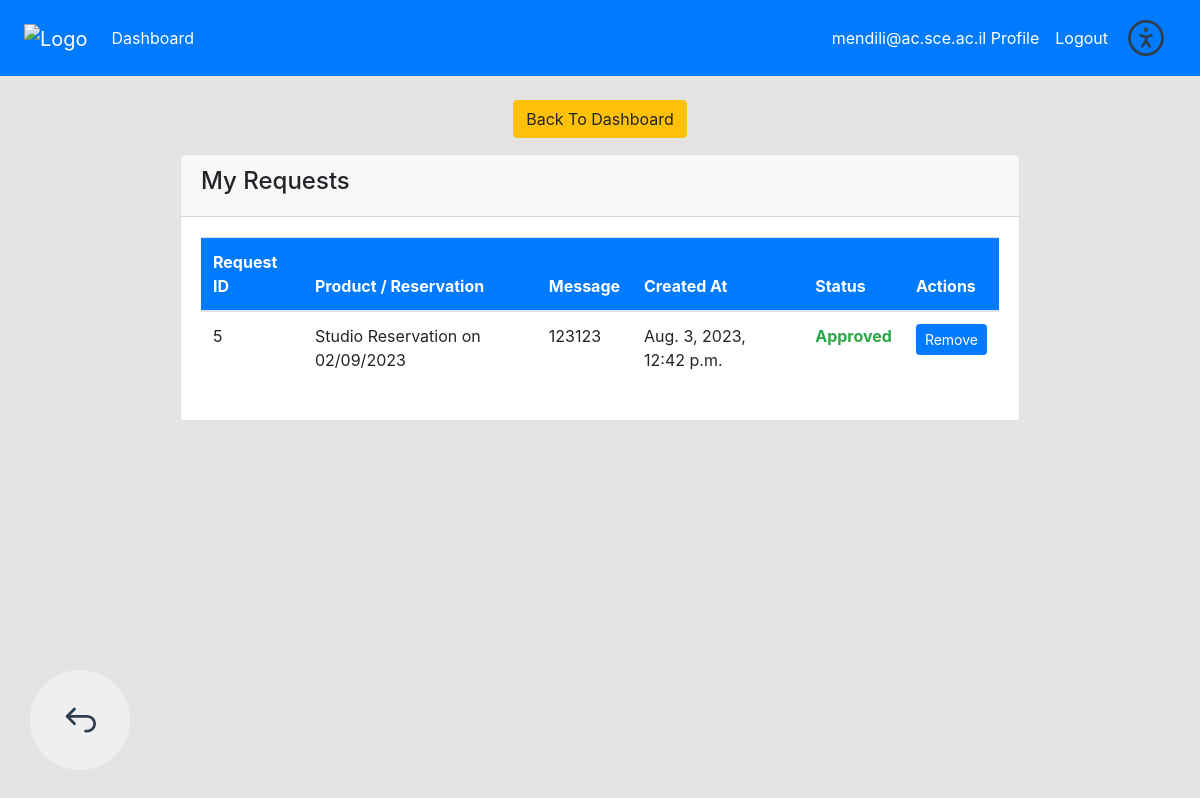
/view_request_student/ (signed in), run on the app's committed database.
### dashboard/models.py (models this page shows, shortened)
class Reservation(models.Model):
    customer = models.ForeignKey(User, on_delete=models.CASCADE)
    date = models.DateField()
    message = models.TextField()
    created_at = models.DateTimeField(auto_now_add=True)
    status = models.CharField(max_length=10, choices=(('Pending', 'Pending'), ('Approved', 'Approved'), ('Denied', 'Denied'),('Finished', 'Finished')), default='Pending')
    is_visible_to_manager = models.BooleanField(default=True)
    is_visible_to_student = models.BooleanField(default=True)

### dashboard/views.py (the view)
# urls.py: path('view_request_student/', views.view_request_student, name='view_request_student'),
def view_request_student(request):
    messages = Message.objects.filter(customer=request.user)  # Filter messages by the current user
    reservations = Reservation.objects.filter(customer=request.user)
    return render(request, 'dashboard/view_request_student.html', {'messages': messages, 'reservations': reservations})

### dashboard/context_processors.py (called while the page is built)
def message_count(request):
    from .models import Message, Reservation
    messages = Message.objects.filter(status='Pending').count()
    reservations = Reservation.objects.filter(status='Pending').count()
    return {'message_count': messages, 'reservation_count': reservations}

### templates/dashboard/view_request_student.html (shortened to what this page needs)
{% extends 'partials/base.html' %}
{% load crispy_forms_tags %}
{% block content %}
<div class="col-md-9 my-4 mx-auto">
    <div class="d-flex justify-content-center mb-3">
      <form method="POST">
        <a class="btn btn-warning" href="{% url 'dashboard-index' %}">Back To Dashboard</a>
      </form>
    </div>
<div class="container-fluid">
    <div class="card">
        <div class="card-header">
            <h4>My Requests</h4>
        </div>
        <div class="card-body">
            {% if messages or reservations %}
                <table class="table bg-white">
                    <thead class="bg-primary text-white">
                        <tr>
                            <th scope="col">Request ID</th>
                            <th scope="col">Product / Reservation</th>
                            <th scope="col">Message</th>
                            <th scope="col">Created At</th>
                            <th scope="col">Status</th>
                            <th scope="col">Actions</th>
                        </tr>
                    </thead>
                    <tbody>
                        {% for reservation in reservations %}
                            {% if reservation.is_visible_to_student %}
                                <tr>
                                    <td>{{ reservation.id }}</td>
                                    <td>Studio Reservation on {{ reservation.date|date:"d/m/Y" }}</td>
                                    <td>{{ reservation.message }}</td>
                                    <td>{{ reservation.created_at }}</td>
                                    <td>
                                        <span class="
                                        {% if reservation.status == 'Approved' %}text-success font-weight-bold
                                        {% elif reservation.status == 'Denied' %}text-danger font-weight-bold
                                        {% elif reservation.status == 'Pending' %}text font-weight-bold
                                        {% endif %}">
                                        {{ reservation.status }}
                                        </span>
                                    </td>
                                    <td>
                                        {% if reservation.status == 'Approved' or reservation.status == 'Denied' %}
                                        <form method="post" action="{% url 'remove_reservation_student' reservation.id %}" style="display: inline;">
                                            <button type="submit" class="btn btn-primary btn-sm">Remove</button>
                                        </form>
                                        {% endif %}
                                    </td>
                                </tr>
                            {% endif %}
                        {% endfor %}
                    </tbody>
                </table>
            {% else %}
                <p>No requests found.</p>
            {% endif %}
        </div>
    </div>
</div>
</div>
{% endblock %}

### templates/partials/nav.html (shortened to what this page needs)
<nav class="navbar navbar-expand-lg navbar-info bg-primary">
    {% if user.is_authenticated %}
    <div class="pl-2 pr-2 d-flex justify-content-between align-items-center w-100">
        <a class="navbar-brand text-white" href="{%url 'dashboard-index'%}"><img src="https://upload.wikimedia.org/wikipedia/he/4/44/SCE_logo.png?20150810090700" alt="Logo" width="100px" /></a>
        <div class="collapse navbar-collapse " id="navbarSupportedContent">
            <ul class="navbar-nav mr-auto">
                <li class="nav-item active">
                    <a class="nav-link text-white" href="{% url 'dashboard-index' %}">Dashboard </a>
                </li>
            </ul>
            <ul class="navbar-nav ml-auto d-flex align-items-center">
                <li class="nav-item active">
                    <a class="nav-link text-white" href="{% url 'user_profile' %}">{{ user.username }} Profile
                        <span class="sr-only">(current)</span></a>
                </li>
                <li class="nav-item">
                    <a class="nav-link text-white" href="{% url 'user_logout' %}">Logout</a>
                </li>
                <li class="nav-item">
                    <button type="button" class="nav-link text-white accss" onclick="openAssistance()"></button>
                </li>
            </ul>
            </div>
            {% endif %}
        </div>
</nav>
<div class="backBtn">
    <button onclick="backFunction()"></button>
</div>

### static/style.css (style rules this page uses)
body { background: rgb(230, 227, 227); }

### templates/partials/base.html (style rules this page uses)
div { border-radius: 10px; }
a { transition: transform 0.1s ease-in-out; }
.accss { background-color: transparent !important; border: 0; outline: 0; }
.backBtn { position: fixed; bottom: 30px; left: 30px; }
.backBtn button { width: 100px; height: 100px; border-radius: 100px; outline: 0; border: 0; }

### data on the page
Reservation: id "5", date "02/09/2023", message "123123", created_at "Aug. 3, 2023, 12:42 p.m.", status "Approved", shows "Remove"

### other printed values
{{ user.username }} "mendili@ac.sce.ac.il"
